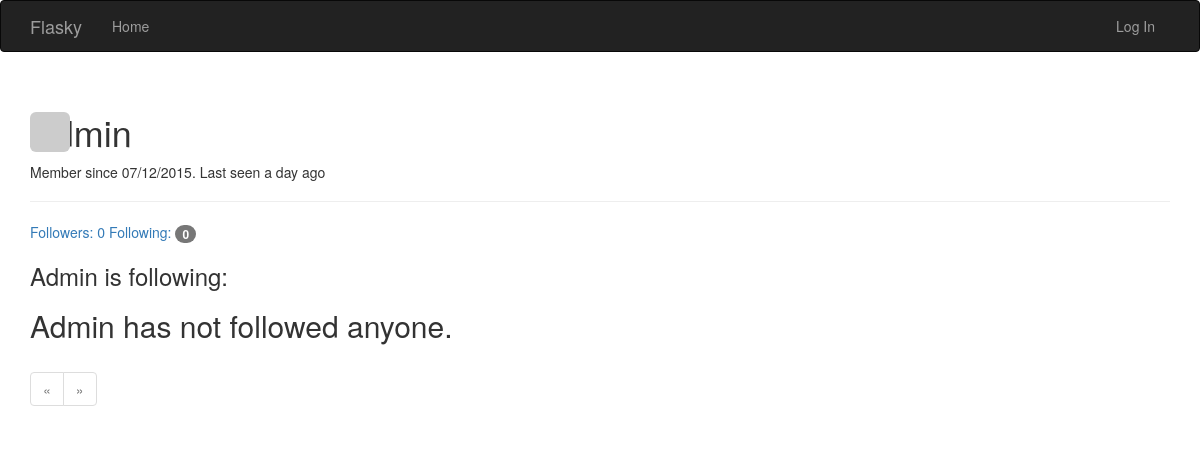
/followed/Admin, run on an earlier commit of the app's database.
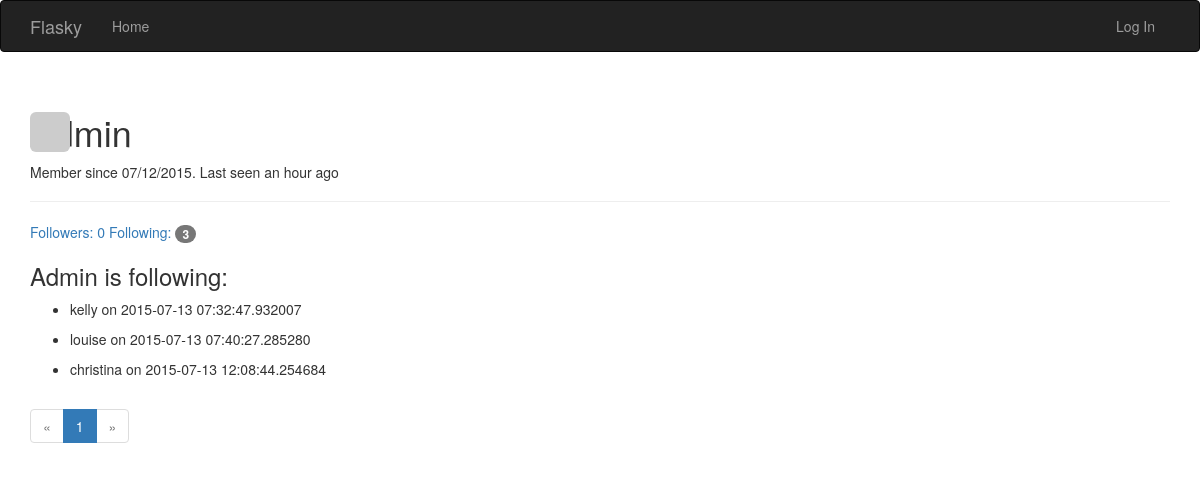
And on a later commit of the database.
### app/models.py (models this page shows, shortened)
class User(UserMixin, db.Model):
    __tablename__ = 'users'
    id = db.Column(db.Integer, primary_key=True)
    email = db.Column(db.String(64), unique=True, index=True)
    username = db.Column(db.String(64), unique=True, index=True)
    name = db.Column(db.String(64))
    role_id = db.Column(db.Integer, db.ForeignKey('roles.id'))
    password_hash = db.Column(db.String(128))
    confirmed = db.Column(db.Boolean, default=False)
    location = db.Column(db.String(64))
    about_me = db.Column(db.Text())
    member_since = db.Column(db.DateTime(), default=datetime.utcnow)
    last_seen = db.Column(db.DateTime(), default=datetime.utcnow)
    avatar_hash = db.Column(db.String(32))
    posts = db.relationship('Post', backref='author', lazy='dynamic')
    followed = db.relationship('Follow',
                               foreign_keys=[Follow.follower_id],
                               backref=db.backref('follower', lazy='joined'),
                               lazy='dynamic',
                               cascade='all, delete-orphan')
    followers = db.relationship('Follow',
                                foreign_keys=[Follow.followed_id],
                                backref=db.backref('followed', lazy='joined'),
                                lazy='dynamic',
                                cascade='all, delete-orphan')
    @property  # write-only property
    def password(self):
        raise AttributeError('password is not a readable attribute.')
    def gravatar(self, size=100, default='identicon', rating='pg'):
        if request.is_secure:
            url = 'https://secure.gravatar.com/avatar'
        else:
            url = 'http://www.gravatar.com/avatar'
        hash = self.avatar_hash or hashlib.md5(
            self.email.encode('utf-8')).hexdigest()
        return '{url}/{hash}?s={size}&d={default}&r={rating}'.format(url=url, hash=hash, size=size, default=default, rating=rating)

class Follow(db.Model):
    __tablename__ = 'follows'
    follower_id = db.Column(
        db.Integer, db.ForeignKey('users.id'), primary_key=True)
    followed_id = db.Column(
        db.Integer, db.ForeignKey('users.id'), primary_key=True)
    timestamp = db.Column(db.DateTime, default=datetime.utcnow)

### app/main/views.py (the view)
@main.route('/followed/<username>')
def followed_by(username):
    user = User.query.filter_by(username=username).first()
    if user is None:
        flash('Invalid user.')
        return redirect(url_for('.index'))
    page = request.args.get('page', 1, type=int)
    pagination = user.followed.paginate(
        page, per_page=current_app.config['FLASKY_FOLLOWERS_PER_PAGE'],
        error_out=False )
    followed = [{'user': item.followed, 'timestamp': item.timestamp}
        for item in pagination.items]
    return render_template('followed.html', user=user, title="Followed by",
        endpoint='.followed', pagination=pagination,
        followed=followed )

### app/auth/views.py (called while the page is built)
@auth.before_app_request
def before_request():
	if current_user.is_authenticated():
		current_user.ping()
		if not current_user.confirmed and request.endpoint[:5] != 'auth.':
			return redirect(url_for('auth.unconfirmed'))

### app/main/__init__.py (called while the page is built)
@main.app_context_processor
def inject_permissions():
	return dict(Permission=Permission)

### app/models.py (called while the page is built)
    def can(self, permissions):
        return False

    def is_admin(self):
        return False

### app/templates/followed.html (shortened to what this page needs)
{% extends "base.html" %}
{% import "_macros.html" as macros %}
{% block head %}
{{ super() }}
{% endblock %}
{% block page_content %}
    <div class="page-header">
    <img src="{{ user.gravatar() }}" alt="" class="img-rounded profile-thumbnail">
        <h1>{{user.username}}</h1>
        <p>
        	Member since {{ moment(user.member_since).format('L')}}.
        	Last seen {{ moment(user.last_seen).fromNow()}}
        </p>
    </div>
    <a href="{{ url_for('.followers', username=user.username) }}">
        Followers: <span class="bage">{{ user.followers.count() }}</span>
    </a>
    <a href="{{ url_for('.followed_by', username=user.username) }}">
        Following: <span class="badge">{{ user.followed.count() }}</span>
    </a>
    <h3>{{ user.username }} is following:</h3>
    {% if not followed %}
        <h2>{{user.username}} has not followed anyone.</h2>
    {% endif %}
    {% for item in followed %}
        <div>
            <ul>
                <li>{{ item['user'].username }} on {{item['timestamp']}}</li>
            </ul>
        </div>
    {% endfor %}
    <div class="pagniation">
        {{ macros.pagination_widget(pagination, 'main.index')}}
    </div>
{% endblock %}

What changed in the data, as far as the page shows it:
changed User "Admin": last_seen "a day ago" → "an hour ago"; username "Admin" → (not shown)
now on this page (row unchanged): User: user.username "kelly"
added Follow: timestamp "2015-07-13 07:32:47.932007"
now on this page (row unchanged): User: user.username "louise"
added Follow: timestamp "2015-07-13 07:40:27.285280"
now on this page (row unchanged): User: user.username "christina"
added Follow: timestamp "2015-07-13 12:08:44.254684"
Also different on the page:
{{ user.followed.count() }}: "0" → "3"
new list line: "on"
new list line: "1"
text no longer shown: "has not followed anyone."
